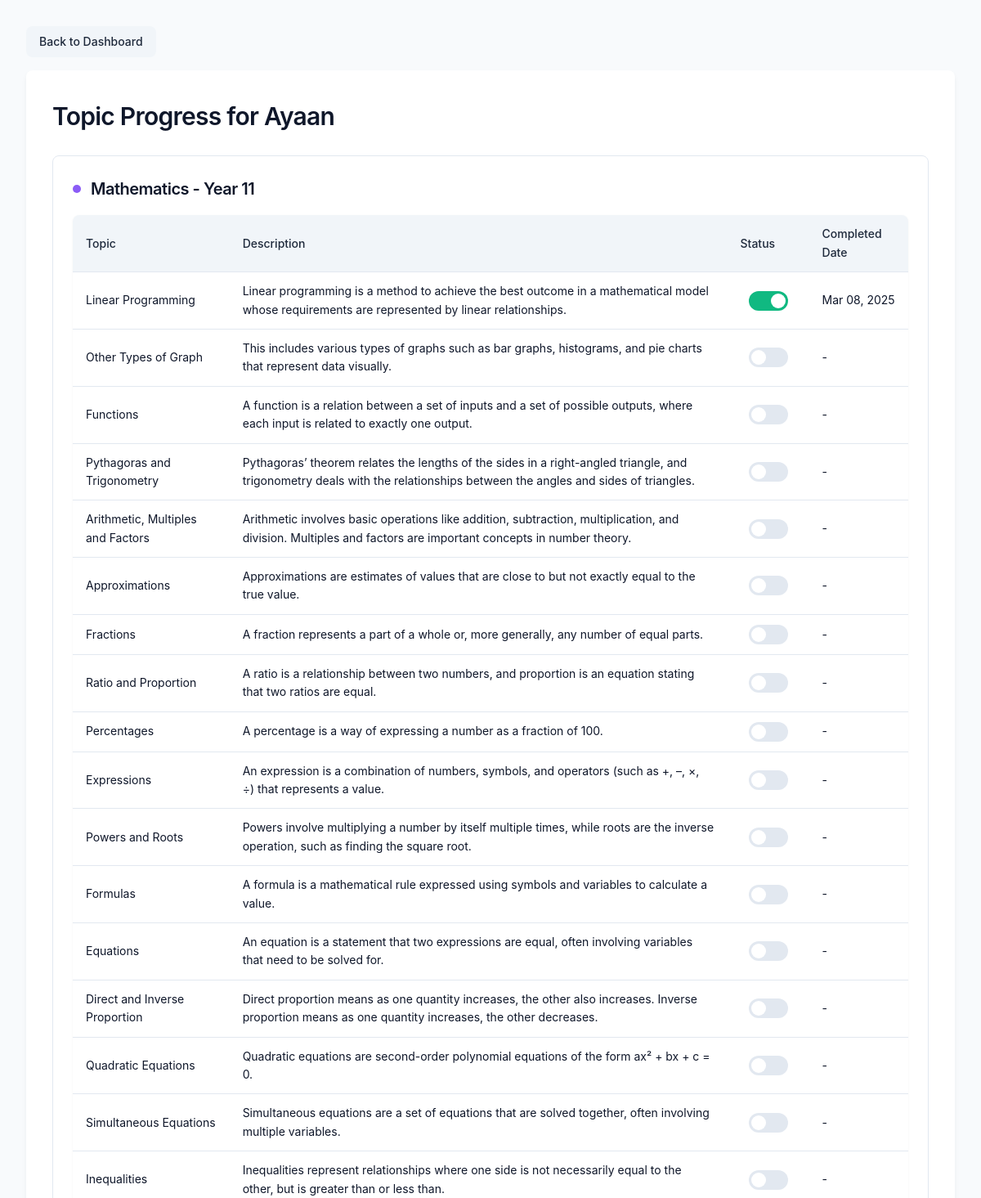
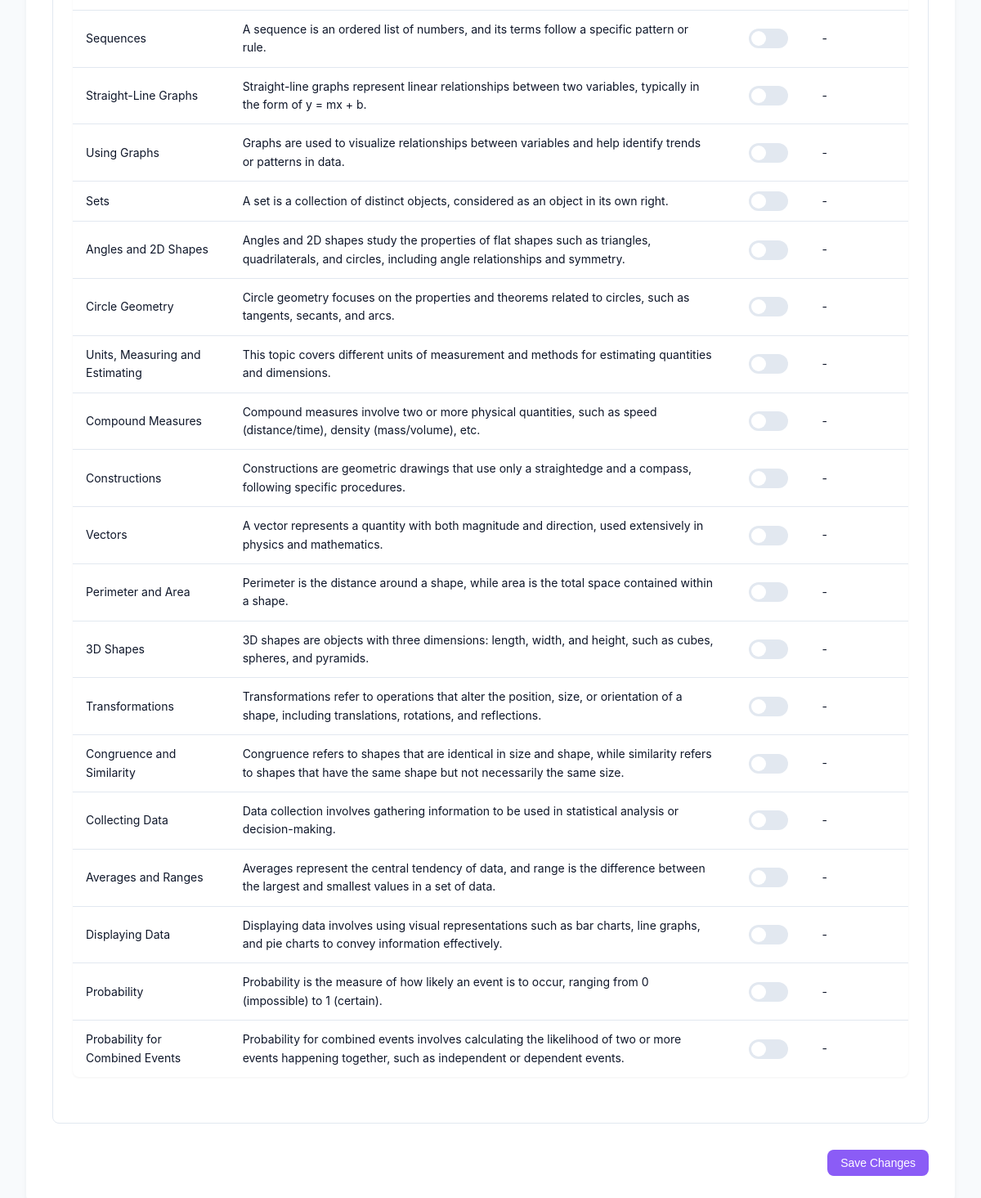
The app's page /tracker/topics.php?student_id=1, older data (2 pictures, top to bottom).
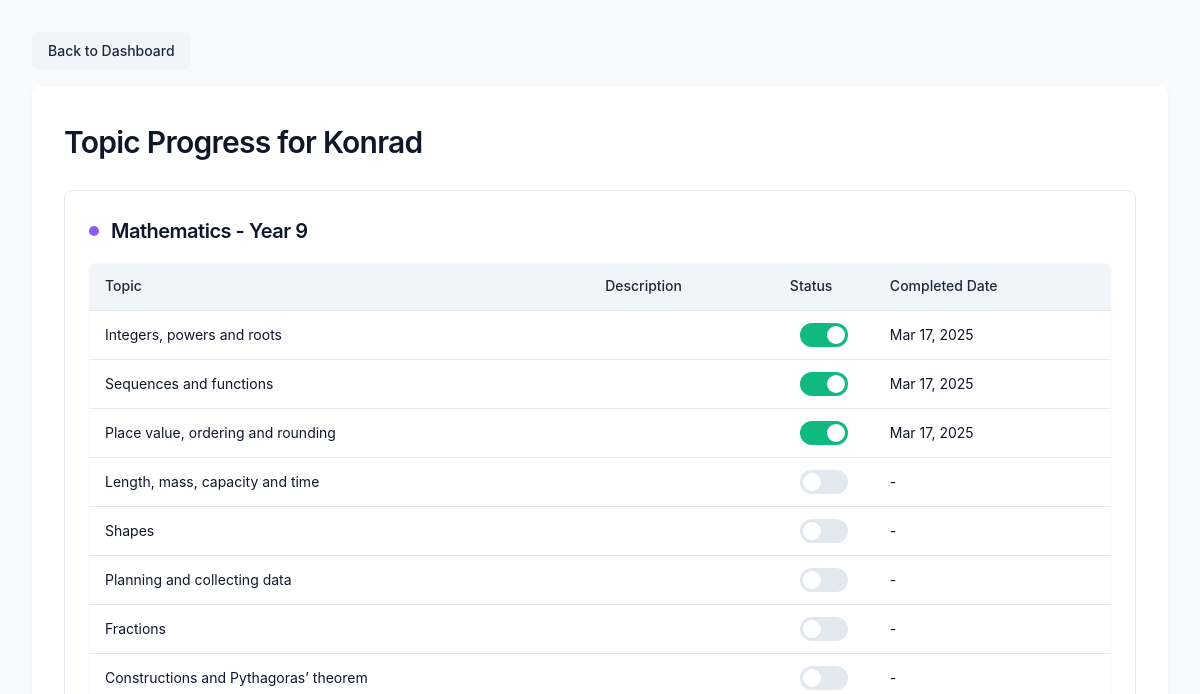
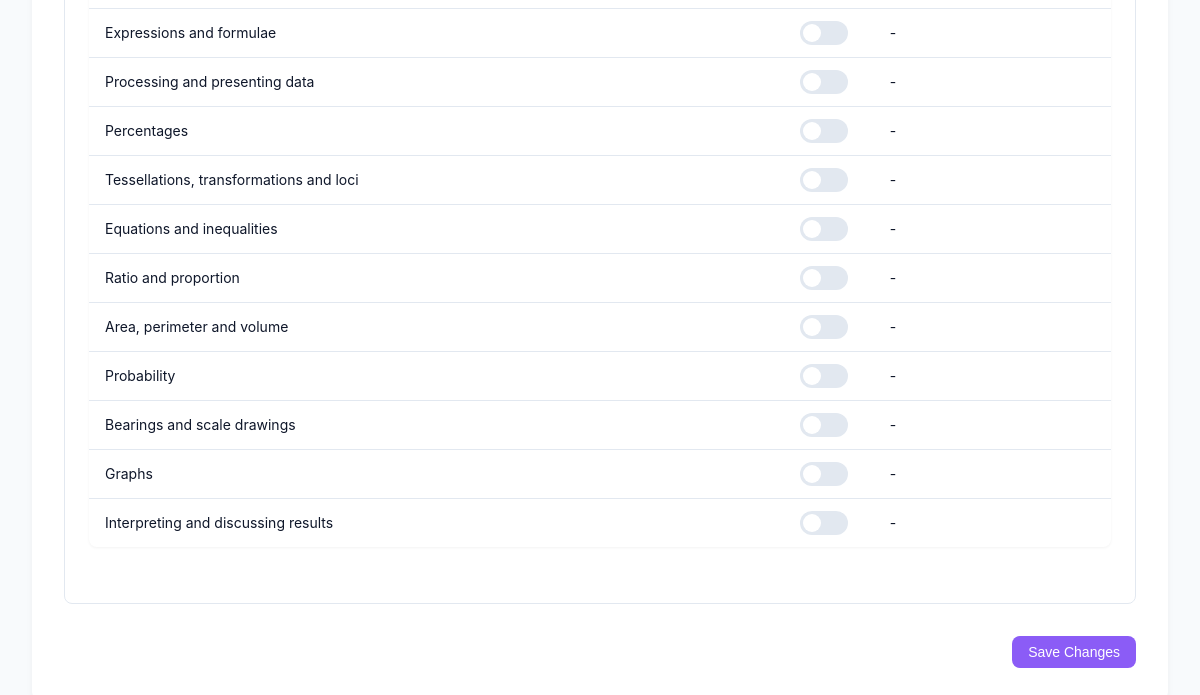
The same page, newer data (2 pictures, top to bottom).
### tables this page shows
CREATE TABLE IF NOT EXISTS `students` (
  `student_id` int NOT NULL AUTO_INCREMENT,
  `name` varchar(100) NOT NULL,
  `email` varchar(100) NOT NULL,
  `password` varchar(255) NOT NULL,
  `parent_name` varchar(100) DEFAULT NULL,
  `parent_email` varchar(100) DEFAULT NULL,
  `phone` varchar(20) DEFAULT NULL,
  `grade` varchar(20) DEFAULT NULL,
  `subjects` varchar(255) DEFAULT NULL,
  `notes` text,
  `created_at` timestamp NOT NULL DEFAULT CURRENT_TIMESTAMP,
  `last_login` timestamp NULL DEFAULT NULL,
  PRIMARY KEY (`student_id`),
  UNIQUE KEY `email` (`email`)
);

CREATE TABLE IF NOT EXISTS `student_subjects` (
  `id` int NOT NULL AUTO_INCREMENT,
  `student_id` int NOT NULL,
  `subject_id` int NOT NULL,
  `year_level` varchar(20) NOT NULL,
  `created_at` timestamp NOT NULL DEFAULT CURRENT_TIMESTAMP,
  PRIMARY KEY (`id`),
  UNIQUE KEY `student_subject_year` (`student_id`,`subject_id`,`year_level`),
  KEY `subject_id` (`subject_id`)
);

CREATE TABLE IF NOT EXISTS `subjects` (
  `subject_id` int NOT NULL AUTO_INCREMENT,
  `subject_name` varchar(100) NOT NULL,
  `description` text,
  `created_at` timestamp NOT NULL DEFAULT CURRENT_TIMESTAMP,
  PRIMARY KEY (`subject_id`),
  UNIQUE KEY `subject_name` (`subject_name`)
);

CREATE TABLE IF NOT EXISTS `student_topic_progress` (
  `id` int NOT NULL AUTO_INCREMENT,
  `student_id` int NOT NULL,
  `topic_id` int NOT NULL,
  `is_completed` tinyint(1) NOT NULL DEFAULT '0',
  `completed_date` datetime DEFAULT NULL,
  `tutor_id` int DEFAULT NULL,
  `notes` text,
  `created_at` timestamp NOT NULL DEFAULT CURRENT_TIMESTAMP,
  `updated_at` timestamp NOT NULL DEFAULT CURRENT_TIMESTAMP ON UPDATE CURRENT_TIMESTAMP,
  PRIMARY KEY (`id`),
  UNIQUE KEY `student_topic` (`student_id`,`topic_id`),
  KEY `topic_id` (`topic_id`),
  KEY `tutor_id` (`tutor_id`)
);

CREATE TABLE IF NOT EXISTS `topics` (
  `topic_id` int NOT NULL AUTO_INCREMENT,
  `subject_id` int NOT NULL,
  `year_level` varchar(20) NOT NULL,
  `topic_name` varchar(150) NOT NULL,
  `topic_description` text,
  `order_number` int DEFAULT NULL,
  `created_at` timestamp NOT NULL DEFAULT CURRENT_TIMESTAMP,
  PRIMARY KEY (`topic_id`),
  KEY `subject_id` (`subject_id`),
  KEY `idx_year_subject` (`year_level`,`subject_id`)
);

### tracker/topics.php (the view, shortened to what this page needs)
<?php
require_once 'db_connect.php';
$student_id = isset($_GET['student_id']) ? (int)$_GET['student_id'] : 0;
$student_query = "SELECT name FROM students WHERE student_id = ?";
$stmt = $conn->prepare($student_query);
$stmt->bind_param("i", $student_id);
$stmt->execute();
$student_result = $stmt->get_result();
$student = $student_result->fetch_assoc();
?>
<!DOCTYPE html>
<html lang="en">
<head>
    <link rel="stylesheet" href="css/styles.css">
</head>
<body>
<a href="tutor-dashboard.php" class="btn btn-secondary">Back to Dashboard</a>
    <div class="container">
        <h1>Topic Progress for <?php echo htmlspecialchars($student['name']); ?></h1>
        <?php
        $subjects_query = "SELECT ss.subject_id, s.subject_name, ss.year_level
                          FROM student_subjects ss
                          JOIN subjects s ON ss.subject_id = s.subject_id
                          WHERE ss.student_id = ?
                          ORDER BY s.subject_name";
        $stmt = $conn->prepare($subjects_query);
        $stmt->bind_param("i", $student_id);
        $stmt->execute();
        $subjects_result = $stmt->get_result();
        if ($subjects_result->num_rows === 0) {
            echo "<div class='info-message'>This student is not enrolled in any subjects yet.</div>";
        } else {
            echo "<form method='POST' action='" . $_SERVER['PHP_SELF'] . "'>";
            while ($subject = $subjects_result->fetch_assoc()) {
                $subject_id = $subject['subject_id'];
                $subject_name = $subject['subject_name'];
                $year_level = $subject['year_level'];
                echo "<div class='subject-section'>";
                echo "<h2>{$subject_name} - {$year_level}</h2>";
                $topics_query = "SELECT t.topic_id, t.topic_name, t.topic_description,
                                     IFNULL(stp.is_completed, 0) as is_completed,
                                     stp.completed_date, stp.tutor_id
                                 FROM topics t
                                 LEFT JOIN student_topic_progress stp ON t.topic_id = stp.topic_id AND stp.student_id = ?
                                 WHERE t.subject_id = ? AND t.year_level = ?
                                 ORDER BY t.order_number";
                $stmt = $conn->prepare($topics_query);
                $stmt->bind_param("iis", $student_id, $subject_id, $year_level);
                $stmt->execute();
                $topics_result = $stmt->get_result();
                if ($topics_result->num_rows > 0) {
                    echo "<table class='topics-table'>";
                    echo "<thead><tr>";
                    echo "<th>Topic</th>";
                    echo "<th>Description</th>";
                    echo "<th>Status</th>";
                    echo "<th>Completed Date</th>";
                    echo "</tr></thead>";
                    echo "<tbody>";
                    while ($topic = $topics_result->fetch_assoc()) {
                        $completed_date = $topic['completed_date'] ? date('M d, Y', strtotime($topic['completed_date'])) : '-';
                        echo "<tr>";
                        echo "<td>" . htmlspecialchars($topic['topic_name']) . "</td>";
                        echo "<td>" . htmlspecialchars($topic['topic_description']) . "</td>";
                        echo "<td class='checkbox-cell'>";
                        echo "<label class='switch'>";
                        echo "<span class='slider round'></span>";
                        echo "</label>";
                        echo "</td>";
                        echo "<td>{$completed_date}</td>";
                        echo "</tr>";
                    }
                    echo "</tbody></table>";
                } else {
                    echo "<p>No topics found for this subject and year level.</p>";
                }
                echo "</div>";
            }
            echo "<div class='form-actions'>";
            echo "<button type='submit' name='update_topics' class='btn btn-primary'>Save Changes</button>";
            echo "</div>";
            echo "</form>";
        }
        ?>
    </div>

### styles.css (style rules this page uses)
:root { --background: 0 0% 100%; --foreground: 240 10% 3.9%; --card: 0 0% 100%; --card-foreground: 240 10% 3.9%; --popover: 0 0% 100%; --popover-foreground: 240 10% 3.9%; --primary: 240 5.9% 10%; --primary-foreground: 0 0% 98%; --secondary: 240 4.8% 95.9%; --secondary-foreground: 240 5.9% 10%; --muted: 240 4.8% 95.9%; --muted-foreground: 240 3.8% 46.1%; --accent: 240 4.8% 95.9%; --accent-foreground: 240 5.9% 10%; --destructive: 0 84.2% 60.2%; --destructive-foreground: 0 0% 98%; --border: 240 5.9% 90%; --input: 240 5.9% 90%; --ring: 240 5.9% 10%; --radius: 0.5rem; }
* { margin: 0; padding: 0; box-sizing: border-box; }
body { font-family: -apple-system, BlinkMacSystemFont, "Segoe UI", Roboto, "Helvetica Neue", Arial, sans-serif; background-color: hsl(var(--background)); color: hsl(var(--foreground)); line-height: 1.6; }
.container { max-width: 900px; margin: 2rem auto; padding: 0 1rem; }
table { width: 100%; border-collapse: collapse; }
table th { background-color: hsl(var(--secondary)); text-align: left; padding: 0.75rem 1rem; font-size: 0.9rem; font-weight: 500; }
table td { padding: 0.75rem 1rem; border-top: 1px solid hsl(var(--border)); font-size: 0.9rem; }
table tr:nth-child(even) { background-color: hsl(var(--accent)); }

Row changes from the older to the newer data that the page shows:
changed students: name "Ayaan" → "Konrad"
changed student_subjects "Mathematics": loses student_topic_progress (topic.topic_name "Linear Programming", topic.topic_description "Linear programming is a method to achieve the best outcome in a mathematical model whose requirements are represented by linear relationships.", completed_date "Mar 08, 2025"); loses topics (topic_name "Other Types of Graph", topic_description "This includes various types of graphs such as bar graphs, histograms, and pie charts that represent data visually.", completed_date "-"); loses topics (topic_name "Functions", topic_description "A function is a relation between a set of inputs and a set of possible outputs, where each input is related to exactly one output.", completed_date "-"); loses topics (topic_name "Pythagoras and Trigonometry", topic_description "Pythagoras’ theorem relates the lengths of the sides in a right-angled triangle, and trigonometry deals with the relationships between the angles and sides of triangles.", completed_date "-"); loses topics (topic_name "Arithmetic, Multiples and Factors", topic_description "Arithmetic involves basic operations like addition, subtraction, multiplication, and division. Multiples and factors are important concepts in number theory.", completed_date "-"); loses topics (topic_name "Approximations", topic_description "Approximations are estimates of values that are close to but not exactly equal to the true value.", completed_date "-"); loses topics (topic_name "Fractions", topic_description "A fraction represents a part of a whole or, more generally, any number of equal parts.", completed_date "-"); loses topics (topic_name "Ratio and Proportion", topic_description "A ratio is a relationship between two numbers, and proportion is an equation stating that two ratios are equal.", completed_date "-"); loses topics (topic_name "Percentages", topic_description "A percentage is a way of expressing a number as a fraction of 100.", completed_date "-"); loses topics (topic_name "Expressions", topic_description "An expression is a combination of numbers, symbols, and operators (such as +, –, ×, ÷) that represents a value.", completed_date "-"); loses topics (topic_name "Powers and Roots", topic_description "Powers involve multiplying a number by itself multiple times, while roots are the inverse operation, such as finding the square root.", completed_date "-"); loses topics (topic_name "Formulas", topic_description "A formula is a mathematical rule expressed using symbols and variables to calculate a value.", completed_date "-"); loses topics (topic_name "Equations", topic_description "An equation is a statement that two expressions are equal, often involving variables that need to be solved for.", completed_date "-"); loses topics (topic_name "Direct and Inverse Proportion", topic_description "Direct proportion means as one quantity increases, the other also increases. Inverse proportion means as one quantity increases, the other decreases.", completed_date "-"); loses topics (topic_name "Quadratic Equations", topic_description "Quadratic equations are second-order polynomial equations of the form ax² + bx + c = 0.", completed_date "-"); loses topics (topic_name "Simultaneous Equations", topic_description "Simultaneous equations are a set of equations that are solved together, often involving multiple variables.", completed_date "-"); loses topics (topic_name "Inequalities", topic_description "Inequalities represent relationships where one side is not necessarily equal to the other, but is greater than or less than.", completed_date "-"); loses topics (topic_name "Sequences", topic_description "A sequence is an ordered list of numbers, and its terms follow a specific pattern or rule.", completed_date "-"); loses topics (topic_name "Straight-Line Graphs", topic_description "Straight-line graphs represent linear relationships between two variables, typically in the form of y = mx + b.", completed_date "-"); loses topics (topic_name "Using Graphs", topic_description "Graphs are used to visualize relationships between variables and help identify trends or patterns in data.", completed_date "-"); loses topics (topic_name "Sets", topic_description "A set is a collection of distinct objects, considered as an object in its own right.", completed_date "-"); loses topics (topic_name "Angles and 2D Shapes", topic_description "Angles and 2D shapes study the properties of flat shapes such as triangles, quadrilaterals, and circles, including angle relationships and symmetry.", completed_date "-"); loses topics (topic_name "Circle Geometry", topic_description "Circle geometry focuses on the properties and theorems related to circles, such as tangents, secants, and arcs.", completed_date "-"); loses topics (topic_name "Units, Measuring and Estimating", topic_description "This topic covers different units of measurement and methods for estimating quantities and dimensions.", completed_date "-"); loses topics (topic_name "Compound Measures", topic_description "Compound measures involve two or more physical quantities, such as speed (distance/time), density (mass/volume), etc.", completed_date "-"); loses topics (topic_name "Constructions", topic_description "Constructions are geometric drawings that use only a straightedge and a compass, following specific procedures.", completed_date "-"); loses topics (topic_name "Vectors", topic_description "A vector represents a quantity with both magnitude and direction, used extensively in physics and mathematics.", completed_date "-"); loses topics (topic_name "Perimeter and Area", topic_description "Perimeter is the distance around a shape, while area is the total space contained within a shape.", completed_date "-"); loses topics (topic_name "3D Shapes", topic_description "3D shapes are objects with three dimensions: length, width, and height, such as cubes, spheres, and pyramids.", completed_date "-"); loses topics (topic_name "Transformations", topic_description "Transformations refer to operations that alter the position, size, or orientation of a shape, including translations, rotations, and reflections.", completed_date "-"); loses topics (topic_name "Congruence and Similarity", topic_description "Congruence refers to shapes that are identical in size and shape, while similarity refers to shapes that have the same shape but not necessarily the same size.", completed_date "-"); loses topics (topic_name "Collecting Data", topic_description "Data collection involves gathering information to be used in statistical analysis or decision-making.", completed_date "-"); loses topics (topic_name "Averages and Ranges", topic_description "Averages represent the central tendency of data, and range is the difference between the largest and smallest values in a set of data.", completed_date "-"); loses topics (topic_name "Displaying Data", topic_description "Displaying data involves using visual representations such as bar charts, line graphs, and pie charts to convey information effectively.", completed_date "-"); loses topics (topic_name "Probability", topic_description "Probability is the measure of how likely an event is to occur, ranging from 0 (impossible) to 1 (certain).", completed_date "-"); loses topics (topic_name "Probability for Combined Events", topic_description "Probability for combined events involves calculating the likelihood of two or more events happening together, such as independent or dependent events.", completed_date "-"); year_level "Year 11" → "Year 9"
added student_topic_progress: topic.topic_name "Integers, powers and roots", completed_date "Mar 17, 2025"
added student_topic_progress: topic.topic_name "Sequences and functions", completed_date "Mar 17, 2025"
added student_topic_progress: topic.topic_name "Place value, ordering and rounding", completed_date "Mar 17, 2025"
added topics: topic_name "Length, mass, capacity and time", completed_date "-"
added topics: topic_name "Shapes", completed_date "-"
added topics: topic_name "Planning and collecting data", completed_date "-"
added topics: topic_name "Fractions", completed_date "-"
added topics: topic_name "Constructions and Pythagoras’ theorem", completed_date "-"
added topics: topic_name "Expressions and formulae", completed_date "-"
added topics: topic_name "Processing and presenting data", completed_date "-"
added topics: topic_name "Percentages", completed_date "-"
added topics: topic_name "Tessellations, transformations and loci", completed_date "-"
added topics: topic_name "Equations and inequalities", completed_date "-"
added topics: topic_name "Ratio and proportion", completed_date "-"
added topics: topic_name "Area, perimeter and volume", completed_date "-"
added topics: topic_name "Probability", completed_date "-"
added topics: topic_name "Bearings and scale drawings", completed_date "-"
added topics: topic_name "Graphs", completed_date "-"
added topics: topic_name "Interpreting and discussing results", completed_date "-"
